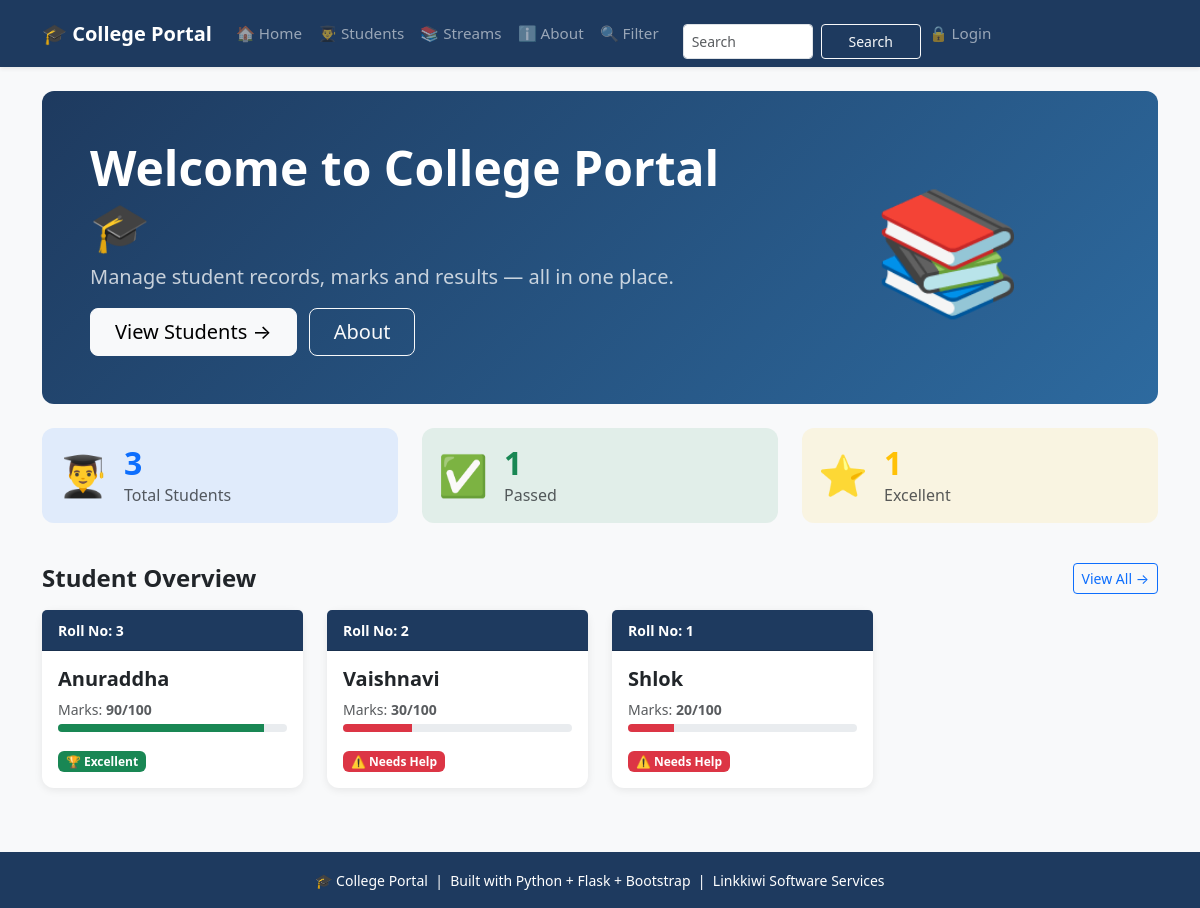
The page / on the database its author committed.
### tables this page shows
CREATE TABLE students (
                    id INTEGER PRIMARY KEY AUTOINCREMENT,
                    name TEXT NOT NULL,
                    roll INTEGER NOT NULL,
                    marks INTEGER NOT NULL,
                    subject TEXT NOT NULL,
                    attendance INTEGER DEFAULT 0
                 );

### app.py (the view)
@app.route("/")
def home():
    conn = get_db()
    students = conn.execute('SELECT * FROM students ORDER BY id DESC').fetchall()
    total = conn.execute('SELECT COUNT(*) FROM students').fetchone()[0]
    passed = conn.execute('SELECT COUNT(*) FROM students WHERE marks >= 45').fetchone()[0]
    excellent = conn.execute('SELECT COUNT(*) FROM students WHERE marks >= 90').fetchone()[0]
    conn.close()
    return render_template("home.html", students=students,
                           total=total, passed=passed, excellent=excellent)

### database.py (called while the page is built)
def get_db():
   conn = sqlite3.connect(DB_PATH)
   conn.row_factory = sqlite3.Row  # To access columns by name
   return conn

### templates/home.html (shortened to what this page needs)
{% extends 'base.html' %}
{% block content %}
<div class="hero-section p-5 mb-4">
    <div class="row align-items-center">
        <div class="col-md-8">
            <h1 class="display-5 fw-bold mb-2">
                Welcome to College Portal 🎓
            </h1>
            <p class="fs-5 opacity-75 mb-3">
                Manage student records, marks and results —
                all in one place.
            </p>
            <a href="{{ url_for('students_page') }}"
               class="btn btn-light btn-lg px-4 me-2">
                View Students →
            </a>
            <a href="{{ url_for('about') }}"
               class="btn btn-outline-light btn-lg px-4">
                About
            </a>
        </div>
        <div class="col-12 col-md-4 text-center d-none d-md-block">
            <span style="font-size: 120px;">📚</span>
        </div>
    </div>
</div>
<div class="row mb-4">
    <div class="col-12 col-md-4 mb-3">
        <div class="card stat-card p-3 bg-primary bg-opacity-10">
            <div class="d-flex align-items-center">
                <span style="font-size:40px;">👨‍🎓</span>
                <div class="ms-3">
                    <h2 class="fw-bold text-primary mb-0">
                        {{ students|length }}
                    </h2>
                    <p class="text-muted mb-0">Total Students</p>
                </div>
            </div>
        </div>
    </div>
    <div class="col-12 col-md-4 mb-3">
        <div class="card stat-card p-3 bg-success bg-opacity-10">
            <div class="d-flex align-items-center">
                <span style="font-size:40px;">✅</span>
                <div class="ms-3">
                    {% set passed = students|selectattr('marks','ge',60)|list %}
                    <h2 class="fw-bold text-success mb-0">
                        {{ passed|length }}
                    </h2>
                    <p class="text-muted mb-0">Passed</p>
                </div>
            </div>
        </div>
    </div>
    <div class="col-12 col-md-4 mb-3">
        <div class="card stat-card p-3 bg-warning bg-opacity-10">
            <div class="d-flex align-items-center">
                <span style="font-size:40px;">⭐</span>
                <div class="ms-3">
                    {% set excellent = students|selectattr('marks','ge',90)|list %}
                    <h2 class="fw-bold text-warning mb-0">
                        {{ excellent|length }}
                    </h2>
                    <p class="text-muted mb-0">Excellent</p>
                </div>
            </div>
        </div>
    </div>
</div>
<div class="d-flex justify-content-between align-items-center mb-3">
    <h4 class="fw-bold mb-0">Student Overview</h4>
    <a href="{{ url_for('students_page') }}"
       class="btn btn-sm btn-outline-primary">
        View All →
    </a>
</div>
<div class="row">
    {% for student in students %}
    <div class="col-12 col-md-6 col-lg-3 mb-3">
        <div class="card student-card h-100">
            <div class="card-header py-2"
                 style="background-color: #1e3a5f; color:white;">
                <small class="fw-bold">Roll No: {{ student.roll }}</small>
            </div>
            <div class="card-body">
                <h5 class="card-title fw-bold">{{ student.name }}</h5>
                <p class="card-text text-muted small mb-1">
                    Marks: <strong>{{ student.marks }}/100</strong>
                </p>
                <div class="progress mb-3" style="height:8px;">
                    <div class="progress-bar
                        {% if student.marks >= 90 %}bg-success
                        {% elif student.marks >= 75 %}bg-primary
                        {% elif student.marks >= 60 %}bg-warning
                        {% else %}bg-danger{% endif %}"
                        style="width: {{ student.marks }}%">
                    </div>
                </div>
                {% if student.marks >= 90 %}
                    <span class="badge bg-success">🏆 Excellent</span>
                {% elif student.marks >= 75 %}
                    <span class="badge bg-primary">👍 Good</span>
                {% elif student.marks >= 60 %}
                    <span class="badge bg-warning text-dark">📈 Average</span>
                {% else %}
                    <span class="badge bg-danger">⚠️ Needs Help</span>
                {% endif %}
            </div>
        </div>
    </div>
    {% endfor %}
</div>
{% endblock %}

### templates/base.html (style rules this page uses)
:root { --brand: #1e3a5f; }
.hero-section { background: linear-gradient(135deg, #1e3a5f 0%, #2d6a9f 100%); color: white; border-radius: 12px; }
.stat-card { border: none; border-radius: 12px; transition: transform 0.2s; }
.student-card { border: none; border-radius: 12px; box-shadow: 0 2px 8px rgba(0,0,0,0.08); transition: transform 0.2s, box-shadow 0.2s; }

### rows shown on the page
students: roll "3", name "Anuraddha", marks "90", shows "🏆 Excellent"
students: roll "2", name "Vaishnavi", marks "30", shows "⚠️ Needs Help"
students: roll "1", name "Shlok", marks "20", shows "⚠️ Needs Help"

### other values the page prints
{{ students|length }} "3"
{{ passed|length }} "1"
{{ excellent|length }} "1"
